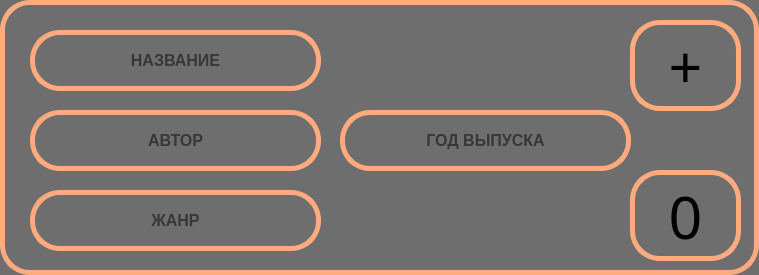
<?xml version="1.0" encoding="UTF-8"?>
<ui version="4.0">
 <class>Dialog</class>
 <widget class="QDialog" name="Dialog">
  <property name="geometry">
   <rect>
    <x>0</x>
    <y>0</y>
    <width>759</width>
    <height>275</height>
   </rect>
  </property>
  <property name="windowTitle">
   <string>Dialog</string>
  </property>
  <property name="styleSheet">
   <string notr="true">border: 5px solid #ffaa7f;
background: #6E6E6E; 
border-radius: 30;</string>
  </property>
  <widget class="QLineEdit" name="lineEdit_3">
   <property name="geometry">
    <rect>
     <x>30</x>
     <y>190</y>
     <width>291</width>
     <height>61</height>
    </rect>
   </property>
   <property name="font">
    <font>
     <family>System</family>
     <pointsize>12</pointsize>
     <weight>75</weight>
     <bold>true</bold>
    </font>
   </property>
   <property name="styleSheet">
    <string notr="true">border: 5px solid #ffaa7f;
background: #6E6E6E; 
border-radius: 30;
color: rgb(0, 0, 0);</string>
   </property>
   <property name="alignment">
    <set>Qt::AlignCenter</set>
   </property>
   <property name="placeholderText">
    <string>ЖАНР</string>
   </property>
  </widget>
  <widget class="QLineEdit" name="lineEdit">
   <property name="geometry">
    <rect>
     <x>30</x>
     <y>30</y>
     <width>291</width>
     <height>61</height>
    </rect>
   </property>
   <property name="font">
    <font>
     <family>System</family>
     <pointsize>12</pointsize>
     <weight>75</weight>
     <bold>true</bold>
    </font>
   </property>
   <property name="styleSheet">
    <string notr="true">border: 5px solid #ffaa7f;
background: #6E6E6E; 
border-radius: 30;
color: rgb(0, 0, 0);</string>
   </property>
   <property name="alignment">
    <set>Qt::AlignCenter</set>
   </property>
   <property name="placeholderText">
    <string>НАЗВАНИЕ</string>
   </property>
  </widget>
  <widget class="QLineEdit" name="lineEdit_4">
   <property name="geometry">
    <rect>
     <x>340</x>
     <y>110</y>
     <width>291</width>
     <height>61</height>
    </rect>
   </property>
   <property name="font">
    <font>
     <family>System</family>
     <pointsize>12</pointsize>
     <weight>75</weight>
     <bold>true</bold>
    </font>
   </property>
   <property name="styleSheet">
    <string notr="true">border: 5px solid #ffaa7f;
background: #6E6E6E; 
border-radius: 30;
color: rgb(0, 0, 0);</string>
   </property>
   <property name="alignment">
    <set>Qt::AlignCenter</set>
   </property>
   <property name="placeholderText">
    <string>ГОД ВЫПУСКА</string>
   </property>
  </widget>
  <widget class="QPushButton" name="photo">
   <property name="geometry">
    <rect>
     <x>630</x>
     <y>20</y>
     <width>111</width>
     <height>91</height>
    </rect>
   </property>
   <property name="font">
    <font>
     <family>Wingdings</family>
     <pointsize>44</pointsize>
     <weight>50</weight>
     <bold>false</bold>
    </font>
   </property>
   <property name="styleSheet">
    <string notr="true">border: 5px solid #ffaa7f;
background: #6E6E6E; 
border-radius: 30;
color: rgb(0, 0, 0);</string>
   </property>
   <property name="text">
    <string>+</string>
   </property>
   <property name="iconSize">
    <size>
     <width>103</width>
     <height>64</height>
    </size>
   </property>
  </widget>
  <widget class="QLineEdit" name="lineEdit_2">
   <property name="geometry">
    <rect>
     <x>30</x>
     <y>110</y>
     <width>291</width>
     <height>61</height>
    </rect>
   </property>
   <property name="font">
    <font>
     <family>System</family>
     <pointsize>12</pointsize>
     <weight>75</weight>
     <bold>true</bold>
    </font>
   </property>
   <property name="styleSheet">
    <string notr="true">border: 5px solid #ffaa7f;
background: #6E6E6E; 
border-radius: 30;
color: rgb(0, 0, 0);</string>
   </property>
   <property name="alignment">
    <set>Qt::AlignCenter</set>
   </property>
   <property name="placeholderText">
    <string>АВТОР</string>
   </property>
  </widget>
  <widget class="QPushButton" name="add">
   <property name="geometry">
    <rect>
     <x>630</x>
     <y>170</y>
     <width>111</width>
     <height>91</height>
    </rect>
   </property>
   <property name="font">
    <font>
     <family>Wingdings</family>
     <pointsize>44</pointsize>
     <weight>50</weight>
     <bold>false</bold>
    </font>
   </property>
   <property name="styleSheet">
    <string notr="true">border: 5px solid #ffaa7f;
background: #6E6E6E; 
border-radius: 30;
color: rgb(0, 0, 0);</string>
   </property>
   <property name="text">
    <string>0</string>
   </property>
   <property name="iconSize">
    <size>
     <width>103</width>
     <height>64</height>
    </size>
   </property>
  </widget>
 </widget>
 <resources/>
 <connections/>
</ui>
